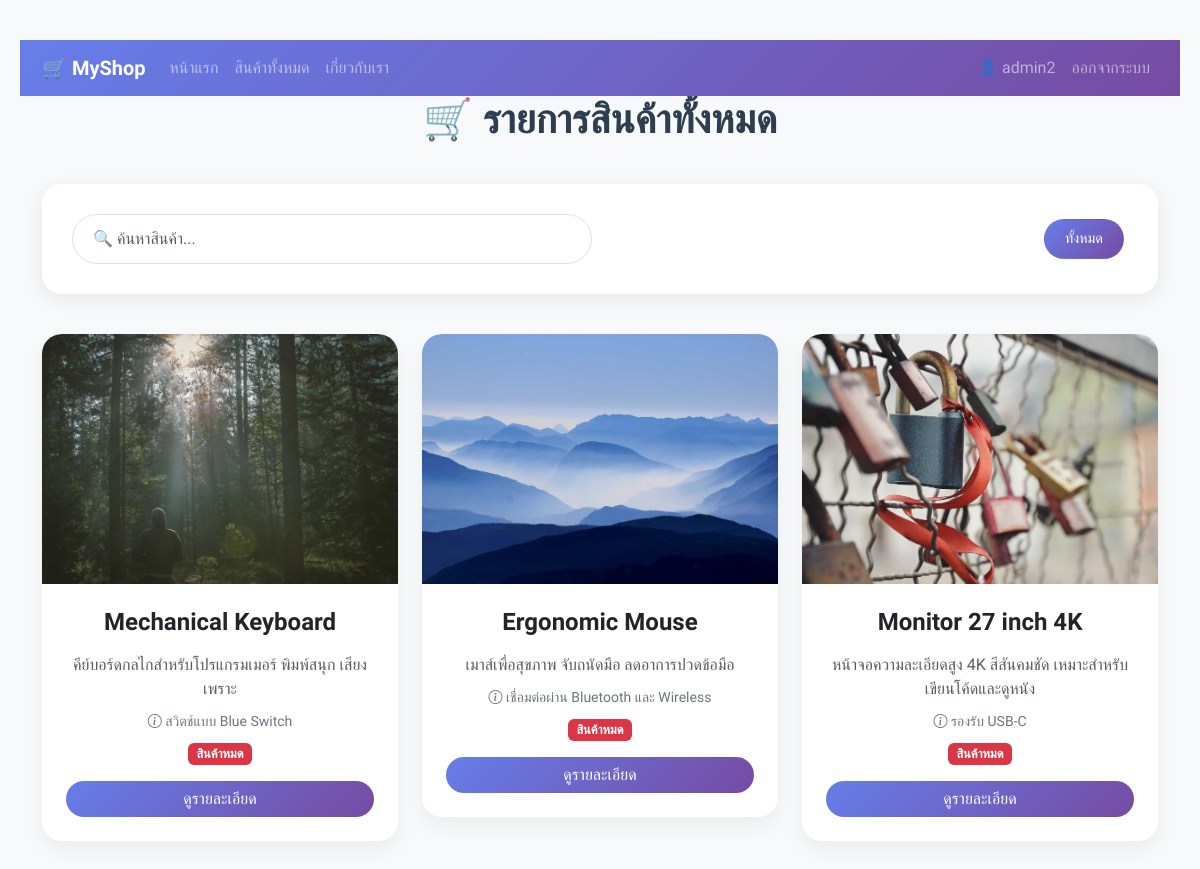
The page /products/ (signed in) on the database its author committed.
### myapp/models.py (models this page shows, shortened)
class Product(models.Model):
    title = models.CharField(max_length=255, verbose_name="ชื่อสินค้า")
    detail = models.TextField(null=True, blank=True, verbose_name="รายละเอียด")
    image = models.ImageField(upload_to='products/', null=True, blank=True, verbose_name="รูปภาพ")
    others = models.TextField(null=True, blank=True, verbose_name="อื่นๆ")
    category = models.ForeignKey(
        Category, on_delete=models.CASCADE,
        null=True, blank=True, verbose_name="หมวดหมู่"
    )
    price = models.DecimalField(
        max_digits=10, decimal_places=2,
        null=True, blank=True, verbose_name="ราคา"
    )
    stock = models.PositiveIntegerField(default=0, verbose_name="จำนวนคงเหลือ")  # จำนวนสินค้าคงเหลือในสต็อก (ต้องเป็นเลขบวกเท่านั้น)
    unit = models.CharField(max_length=50, default="ชิ้น", verbose_name="หน่วย")  # หน่วยนับสินค้า เช่น ชิ้น, กล่อง, แพ็ค
    is_available = models.BooleanField(default=True, verbose_name="พร้อมขาย")  # สถานมีโร่อมขายอยู่หรือไม่
    created_at = models.DateTimeField(auto_now_add=True, null=True, verbose_name="วันที่สร้าง")  # บันทึกวันเวลาที่สร้างสินค้าโดยอัตโนมัติ (ตั้งครั้งเดียวตอนสร้าง)

### myapp/views.py (the view)
# urls.py: path('products/', AllProducts, name='all-products'),
def AllProducts(request):
    products = Product.objects.select_related('category').all()
    categories = Category.objects.all()
    context = {'products': products, 'categories': categories}
    return render(request, 'allproducts.html', context)

### myapp/templates/allproducts.html (shortened to what this page needs)
<!DOCTYPE html>
<html lang="th">
<head>
  <link href="https://cdn.jsdelivr.net/npm/bootstrap@5.3.2/dist/css/bootstrap.min.css" rel="stylesheet">
  <link rel="stylesheet" href="https://cdn.jsdelivr.net/npm/bootstrap-icons@1.11.1/font/bootstrap-icons.css">
</head>
<body>
<nav class="navbar navbar-expand-lg navbar-dark" style="background: linear-gradient(135deg, #667eea, #764ba2);">
  <div class="container">
    <a class="navbar-brand fw-bold" href="{% url 'home' %}">🛒 MyShop</a>
    <div class="collapse navbar-collapse" id="navMenu">
      <ul class="navbar-nav me-auto mb-2 mb-lg-0">
        <li class="nav-item"><a class="nav-link" href="{% url 'home' %}">หน้าแรก</a></li>
        <li class="nav-item"><a class="nav-link" href="{% url 'all-products' %}">สินค้าทั้งหมด</a></li>
        <li class="nav-item"><a class="nav-link" href="{% url 'about' %}">เกี่ยวกับเรา</a></li>
      </ul>
      <ul class="navbar-nav">
        {% if user.is_authenticated %}
        <li class="nav-item"><a class="nav-link" href="{% url 'profile' %}">👤 {{ user.username }}</a></li>
        <li class="nav-item"><a class="nav-link" href="{% url 'logout' %}">ออกจากระบบ</a></li>
        {% else %}
        <li class="nav-item"><a class="nav-link" href="{% url 'login' %}">เข้าสู่ระบบ</a></li>
        <li class="nav-item"><a class="nav-link" href="{% url 'register' %}">สมัครสมาชิก</a></li>
        {% endif %}
      </ul>
    </div>
  </div>
</nav>
<div class="container">
    <h1 class="text-center">🛒 รายการสินค้าทั้งหมด</h1>
    <div class="search-box">
        <div class="row g-3 align-items-center">
            <div class="col-md-6">
                <input type="text" id="searchInput" class="form-control" placeholder="🔍 ค้นหาสินค้า...">
            </div>
            <div class="col-md-6 text-md-end">
                <button class="btn btn-outline-secondary filter-btn active" data-category="all" onclick="filterCategory('all', this)">ทั้งหมด</button>
            </div>
        </div>
    </div>
    <div class="row mt-4" id="productGrid">
        {% for p in products %}
        <div class="col-md-4 product-card"
             data-name="{{ p.title|lower }} {{ p.detail|lower }}"
             data-category="{% if p.category %}{{ p.category.id }}{% else %}none{% endif %}">
            <div class="card">
                {% if p.image %}
                    <img src="{{ p.image.url }}" class="card-img-top" alt="{{ p.title }}">
                {% else %}
                    <img src="https://via.placeholder.com/400x300?text=No+Image" class="card-img-top" alt="No Image">
                {% endif %}
                <div class="card-body text-center p-4">
                    <h4 class="card-title fw-bold mb-3">{{ p.title }}</h4>
                    <p class="card-text text-muted mb-2">{{ p.detail|truncatechars:80 }}</p>
                    {% if p.others %}
                    <p class="mb-2 text-secondary"><small><i class="bi bi-info-circle"></i> {{ p.others }}</small></p>
                    {% endif %}
                    {% if p.stock is not None %}
                        {% if p.is_available and p.stock > 0 %}
                        <span class="badge bg-success stock-badge">คงเหลือ {{ p.stock }} {{ p.unit }}</span>
                        {% else %}
                        <span class="badge bg-danger stock-badge">สินค้าหมด</span>
                        {% endif %}
                    {% endif %}
                    <a href="{% url 'product-detail' p.id %}" class="btn btn-primary w-100 mt-3 rounded-pill" style="background: linear-gradient(135deg, #667eea, #764ba2); border: none;">ดูรายละเอียด</a>
                </div>
            </div>
        </div>
        {% empty %}
        <div class="col-12 text-center mt-5">
            <h4 class="text-muted">ยังไม่มีสินค้าในระบบ</h4>
        </div>
        {% endfor %}
    </div>
</div>
</body>
</html>

### myapp/templates/allproducts.html (style rules this page uses)
body { font-family: 'Prompt', sans-serif; background-color: #f8f9fa; padding: 40px 20px; }
.card { border: none; border-radius: 20px; box-shadow: 0 10px 20px rgba(0,0,0,0.05); transition: all 0.3s ease; margin-bottom: 30px; overflow: hidden; }
.card-img-top { height: 250px; object-fit: cover; }
h1 { font-weight: 700; margin-bottom: 40px; color: #2c3e50; }
.search-box { background: white; border-radius: 20px; padding: 30px; box-shadow: 0 5px 20px rgba(0,0,0,0.08); margin-bottom: 40px; }
.search-box input { border-radius: 50px; padding: 12px 20px; font-size: 1rem; }
.filter-btn { border-radius: 50px; padding: 8px 20px; margin: 4px; font-size: 0.9rem; cursor: pointer; transition: all 0.2s; }
.filter-btn.active { background: linear-gradient(135deg, #667eea, #764ba2); color: white; border-color: transparent; }
.stock-badge { font-size: 0.8rem; }

### rows shown on the page
Product: image (picture), title "Mechanical Keyboard", detail "คีย์บอร์ดกลไกสำหรับโปรแกรมเมอร์ พิมพ์สนุก เสียงเพราะ", others "สวิตช์แบบ Blue Switch", stock "สินค้าหมด"
Product: image (picture), title "Ergonomic Mouse", detail "เมาส์เพื่อสุขภาพ จับถนัดมือ ลดอาการปวดข้อมือ", others "เชื่อมต่อผ่าน Bluetooth และ Wireless", stock "สินค้าหมด"
Product: image (picture), title "Monitor 27 inch 4K", detail "หน้าจอความละเอียดสูง 4K สีสันคมชัด เหมาะสำหรับเขียนโค้ดและดูหนัง", others "รองรับ USB-C", stock "สินค้าหมด"

### other values the page prints
{{ user.username }} "admin2"
